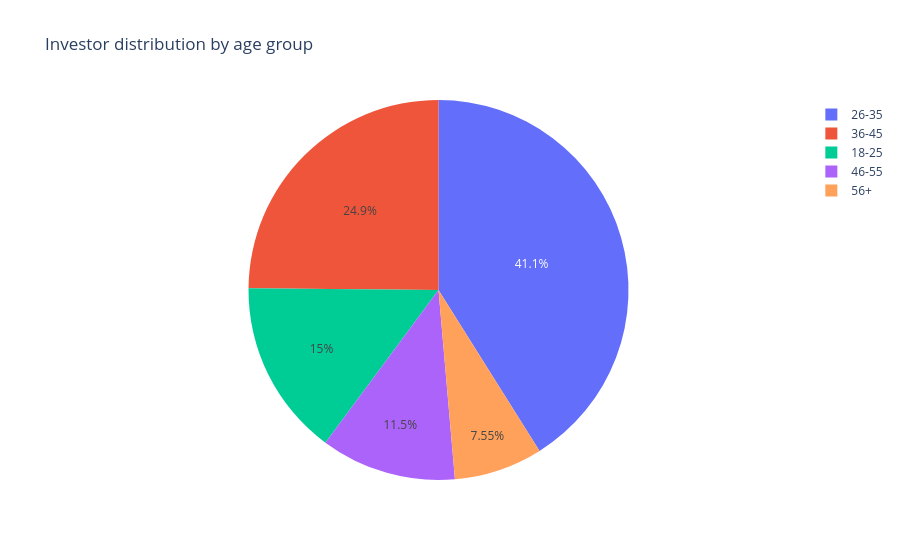

Source (notebook cell):
### Code cell
age_counts = investor_df['age_group'].value_counts()

fig = px.pie(
    values= age_counts.values,
    names = age_counts.index,
    title='Investor distribution by age group'
)

fig.show()

### Figure 1 — Plotly figure (JSON) as saved in the notebook; plotly's stock layout.template omitted (floating-point values rounded to 4 significant figures)
{"data": [{"domain": {"x": [0, 1], "y": [0, 1]}, "hovertemplate": "label=%{label}<br>value=%{value}<extra></extra>", "labels": ["26-35", "36-45", "18-25", "46-55", "56+"], "legendgroup": "", "name": "", "showlegend": true, "type": "pie", "values": [13463, 8146, 4916, 3779, 2474]}], "layout": {"legend": {"tracegroupgap": 0}, "title": {"text": "Investor distribution by age group"}}}
